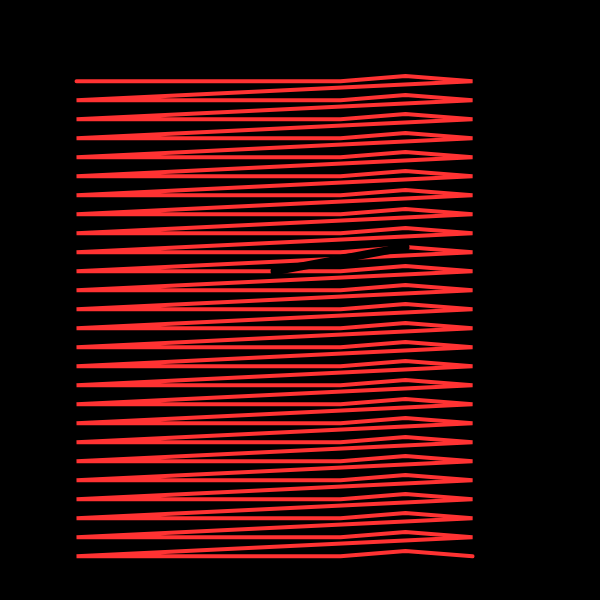
Frame 1 (no input)
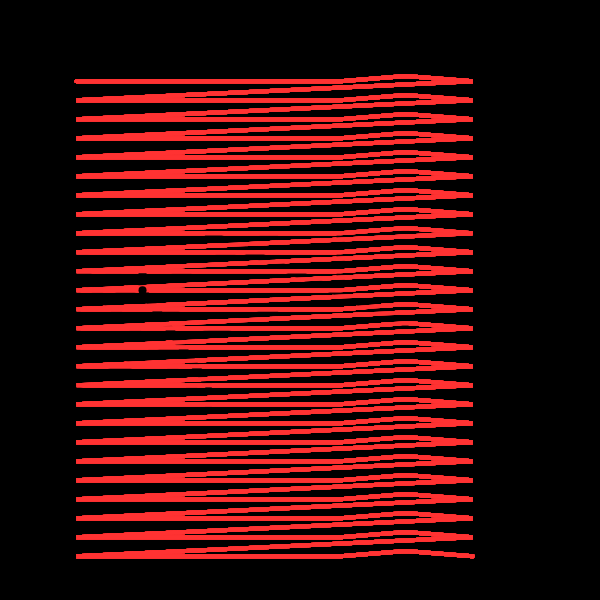
Frame 60 (no input)
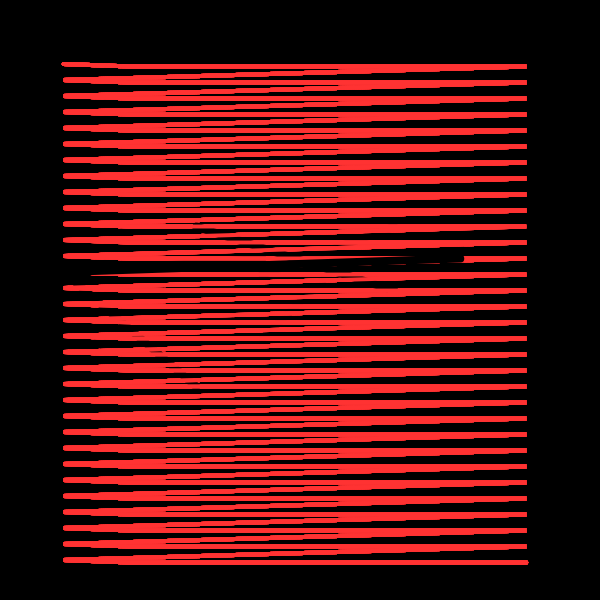
Frame 120 (the mouse pressed at the canvas centre since frame 60)

The p5.js sketch that drew these frames (run headless with seeded random() and noise() and a simulated clock; from frame 60 on, the mouse is pressed at the canvas centre):

// p5.js sketch
// ── sketch.js
var w = 600,
    h = 600;

var lineGrid;
var lines = [];

function setup() {
    createCanvas(w, h);
    init();
}

function mousePressed() {
    init();
}

function rand(max) {
    return Math.round(this.noise (Math.random()) * (max - 1));
}

function reset() {
    clear();
    background(0);
    stroke(255);
    strokeWeight(4);
    noFill();
    rotate(-.1);
    translate(-10.75, 10.75);
}

function init() {
    reset();
    lineGrid = new horizontalLines(66, Math.round(random(15,20)));
    lineGrid.setupGrid();

}

function draw() {
    background(0,2);
        lineGrid.display();
    
        
        lineGrid.anim();

    //horizontalLines(66, 11);
}

function horizontalLines(xspacing, yspacing) {
    this.yPosition = yspacing * 4;
    this.v = noise(this.yPosition) * 2;
    this.xIncrement = xspacing;
    this.yIncrement = yspacing;

    this.lines = [];

    this.setupGrid = function () {
        console.log("hey");
        while (this.yPosition < (height - this.yIncrement * 2)) {
            for (var x = this.yIncrement * 4; x < width - this.yIncrement * 4; x += this.xIncrement) {
                var pos = createVector(0, 0);
                if (noise(x) > 0.15) {
                    pos.x = x + this.v;
                    pos.y = this.yPosition + this.v * 10;
                    this.lines.push(pos);
                } else {
                    pos.x = x - this.v;
                    pos.y = this.yPosition;
                    this.lines.push(pos)
                }
            }
            this.yPosition += this.yIncrement;
        }
        console.log(this.lines);
    }

    this.display = function () {

            stroke(255,50,50);
strokeWeight(4);
        beginShape(OPEN);
        for (var i = 0; i < this.lines.length; i++) {
            vertex(this.lines[i].x, this.lines[i].y);
        }
        endShape();
    }

    this.anim = function(){
        var lineP = this.lines[rand(this.lines.length)];
        var lineP2 = this.lines[rand(this.lines.length)];
        stroke(0);
        strokeWeight(8);
        line(lineP.x,lineP.y,lineP2.x,lineP2.y);
    }

}
